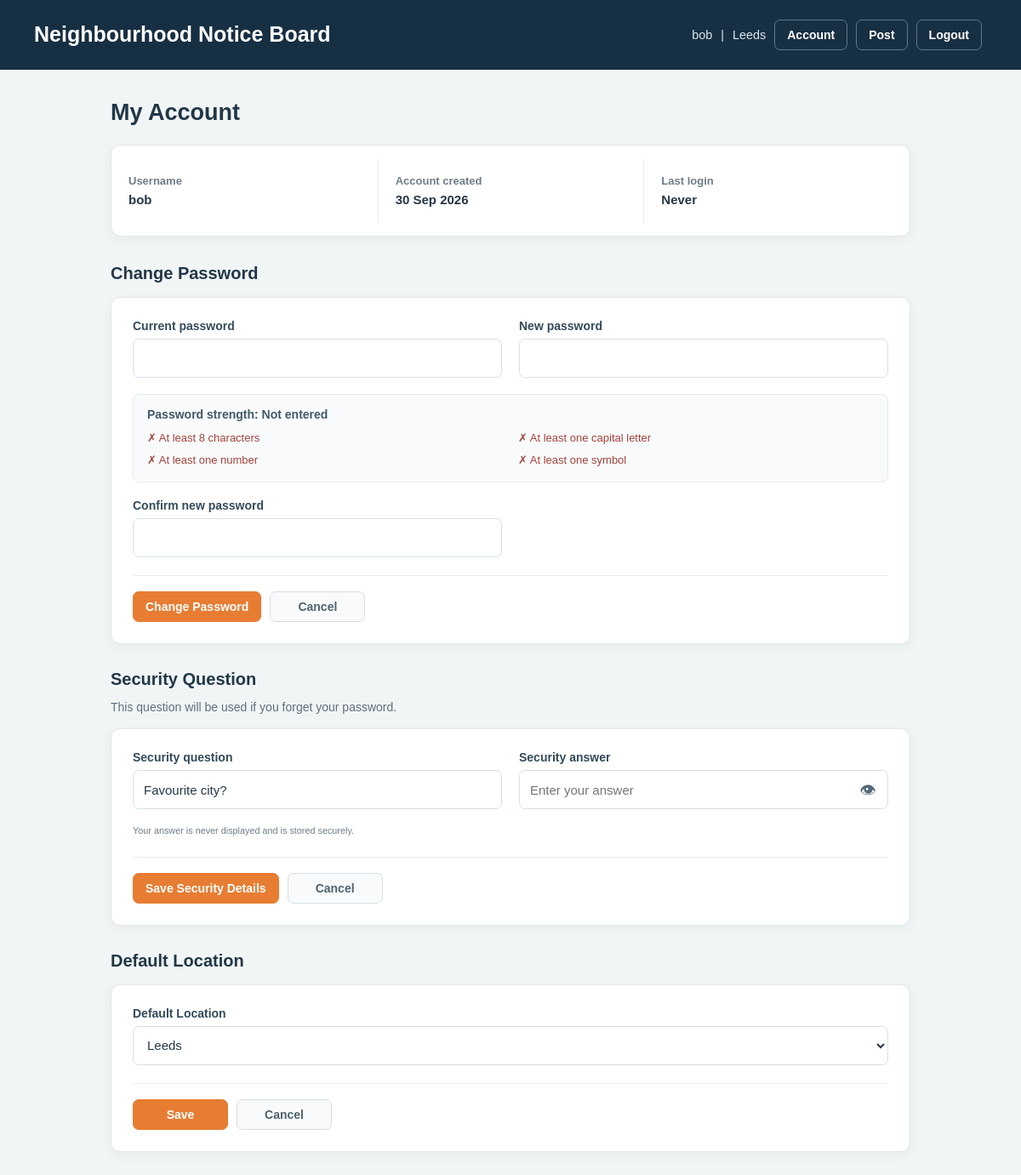
Page /account (signed in) on the earlier database version.
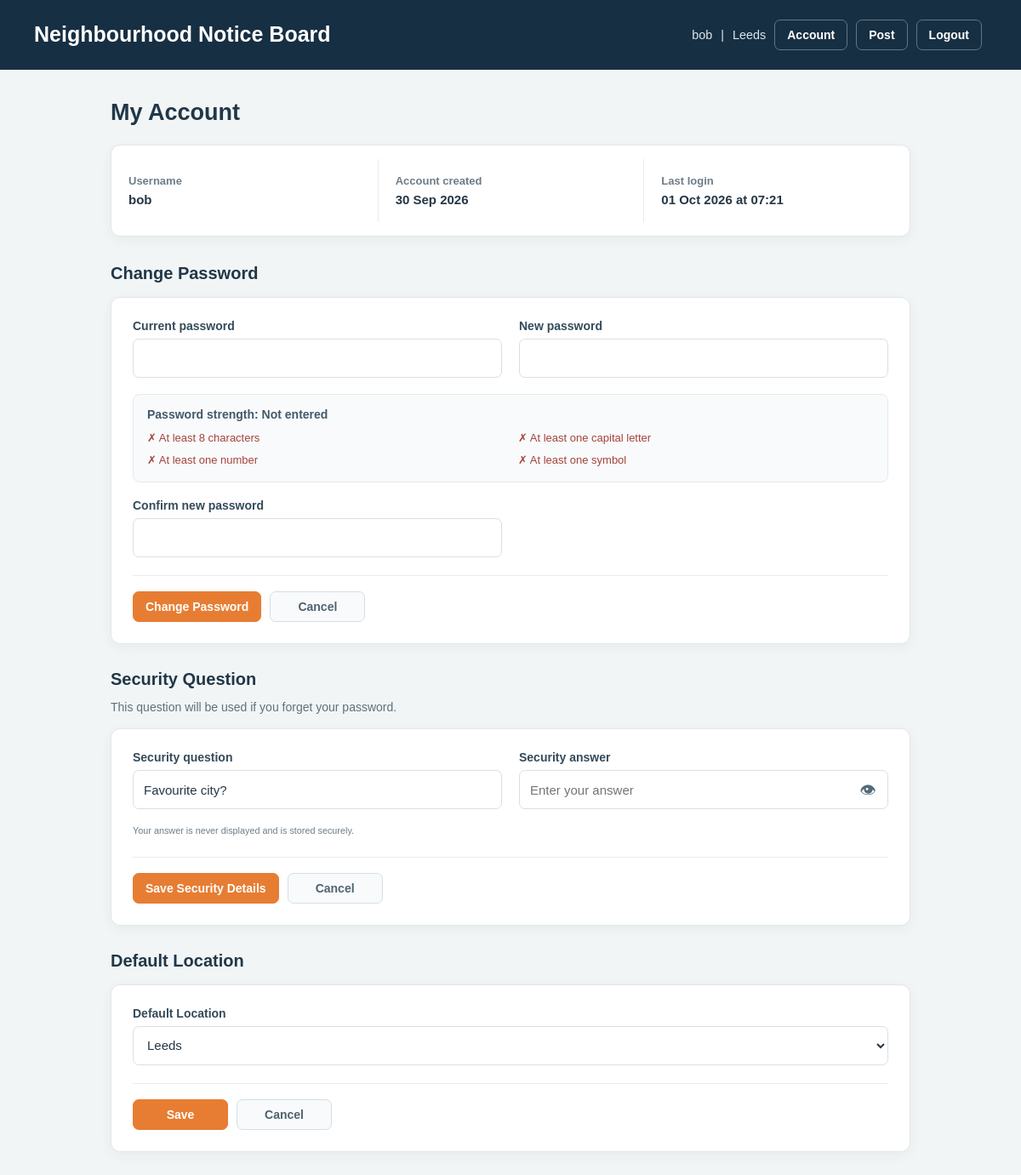
Same page on the later database version.
### models/models.py (models this page shows)
class User(UserMixin, db.Model):
    id = db.Column(db.Integer, primary_key=True)
    username = db.Column(
        db.String(80),
        unique=True,
        nullable=False
    )
    password_hash = db.Column(
        db.String(255),
        nullable=False
    )
    default_location = db.Column(
        db.String(120),
        nullable=False,
        default="Unknown"
    )
    created_at = db.Column(
        db.DateTime,
        default=datetime.utcnow,
        nullable=False
    )
    last_login = db.Column(
        db.DateTime,
        nullable=True
    )
    security_question = db.Column(
        db.String(255),
        nullable=False
    )
    security_answer_hash = db.Column(
        db.String(255),
        nullable=False
    )
    posts = db.relationship(
        "Post",
        backref="author",
        lazy=True
    )
    picked_posts = db.relationship(
        "PostPick",
        backref="user",
        lazy=True,
        cascade="all, delete-orphan"
    )
    comments = db.relationship(
        "Comment",
        backref="author",
        lazy=True,
        cascade="all, delete-orphan"
    )

### app.py (the view, shortened to what this page needs)
@app.route("/account", methods=["GET", "POST"])
@login_required
def account():
    error = None
    success = None
    success_type = None
    locations = load_location_choices()
    for category, message in get_flashed_messages(with_categories=True):
        if category == "account_location_success":
            success = message
            success_type = "location"
    return render_template(
        "account.html",
        error=error,
        success=success,
        success_type=success_type,
        locations=locations,
        current_user=current_user
    )

### app.py (called while the page is built)
@login_manager.user_loader
def load_user(user_id):
    return User.query.get(int(user_id))

### templates/account.html (shortened to what the changed rows need)
{% extends "base.html" %}
{% block page_styles %}
    <link rel="stylesheet" href="{{ url_for('static', filename='css/public.css') }}">
    <link rel="stylesheet" href="{{ url_for('static', filename='css/post-form.css') }}">
    <link rel="stylesheet" href="{{ url_for('static', filename='css/account.css') }}">
{% endblock %}
{% block body_class %}public-page post-form-page account-page{% endblock %}
{% block content %}
<main class="account-shell">
    <header class="account-heading">
        <h2>My Account</h2>
    </header>
    <section class="account-summary" aria-label="Account information">
        <dl class="account-summary-item">
            <dt>Username</dt>
            <dd>{{ current_user.username }}</dd>
        </dl>
        <dl class="account-summary-item">
            <dt>Account created</dt>
            <dd>{{ current_user.created_at.strftime('%d %b %Y') }}</dd>
        </dl>
        <dl class="account-summary-item">
            <dt>Last login</dt>
            <dd>
                {% if current_user.last_login %}
                    {{ current_user.last_login.strftime('%d %b %Y at %H:%M') }}
                {% else %}
                    Never
                {% endif %}
            </dd>
        </dl>
    </section>
<section class="account-section">
    <form method="post" autocomplete="off" class="post-editor account-form">
        <div class="form-field">
            <label for="security_question">Security question</label>
            <input
                type="text"
                id="security_question"
                name="security_question"
                value="{{ current_user.security_question }}"
                minlength="1"
                maxlength="25"
                required
            >
        </div>
    </form>
</section>
<section class="account-section">
    <form method="post" class="post-editor account-form account-location-form">
        <div class="form-field form-field--wide">
            <label for="default_location">Default Location</label>
            <select id="default_location" name="default_location">
                {% for loc in locations %}
                    <option value="{{ loc }}" {% if loc == current_user.default_location %}selected{% endif %}>
                        {{ loc }}
                    </option>
                {% endfor %}
            </select>
        </div>
    </form>
</section>
</main>
{% endblock %}

### templates/base.html (shortened to what this page needs)
<!DOCTYPE html>
<html>
<head>
    {% block page_styles %}{% endblock %}
</head>
<body class="{% block body_class %}{% endblock %}">
    <div class="topbar">
        <h1>Neighbourhood Notice Board</h1>
        <div class="user-info">
            {% if current_user.is_authenticated %}
                <span>{{ current_user.username }}</span>
                <span>|</span>
                <span>{{ current_user.default_location }}</span>
                <a href="{{ url_for('account') }}" class="post-button">Account</a>
                <a href="{{ url_for('create_post') }}" class="post-button">Post</a>
                <form method="post" action="{{ url_for('logout') }}" class="inline-form">
                    <button type="submit" class="post-button">Logout</button>
                </form>
            {% else %}
                <a href="{{ url_for('login') }}" class="post-button">Login</a>
                <a href="{{ url_for('register') }}" class="post-button">Register</a>
            {% endif %}
        </div>
    </div>
    {% block content %}
    {% endblock %}
</body>
</html>

Differences in the rows shown:
changed User "bob": last_login (not shown) → "01 Oct 2026 at 07:21"
Other differences:
text no longer shown: "Never"
